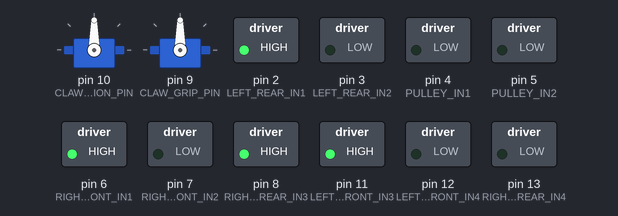
Bench run of a sketch on a simulated Arduino Uno, built with avr-gcc and run on an emulated ATmega328P. Parts: 2 × servo, switched loads named in the sketch (green lamp = pin HIGH). What the sketch prints to the serial monitor is not drawn.

Above: at 0.1 s.
Timing chart, 0 to 1.6 s (numbered marks = the images above):
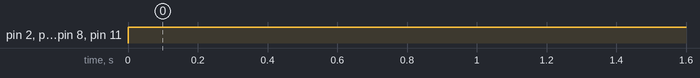

The sketch:

completed.cpp.ino
```cpp
#include <Servo.h>

//==================================
// Definición de pines
//==================================

// Puente H Izquierdo (para ruedas del lado izquierdo)
// Rueda izquierda trasera:
const bool DEBUG = true;

const int LEFT_REAR_IN1 = 2;
const int LEFT_REAR_IN2 = 3;
// Rueda izquierda frontal:
const int LEFT_FRONT_IN3 = 11;
const int LEFT_FRONT_IN4 = 12;

// Puente H del Medio (para sistema de polea/elevador)
const int PULLEY_IN1 = 4;
const int PULLEY_IN2 = 5;

// Puente H Derecho (para ruedas del lado derecho)
// Rueda derecha frontal:
const int RIGHT_FRONT_IN1 = 6;
const int RIGHT_FRONT_IN2 = 7;
// Rueda derecha trasera:
const int RIGHT_REAR_IN3 = 8;
const int RIGHT_REAR_IN4 = 13;

// Servos normales (garra)
const int CLAW_ROTATION_PIN = 10;  // Rota la garra (arriba/abajo)
const int CLAW_GRIP_PIN = 9;       // Abre o cierra la garra

//==================================
// Objetos Servo
//==================================
Servo clawRotation; // Servo para rotar la garra
Servo clawGrip;     // Servo para abrir/cerrar la garra

//==================================
// Enumeración para direcciones
//==================================
enum Direction { STOP, FORWARD, BACKWARD };

//==================================
// Funciones para controlar cada rueda individualmente
//==================================

void setLeftRear(Direction d) {
  switch(d) {
    case FORWARD:
      digitalWrite(LEFT_REAR_IN1, HIGH);
      digitalWrite(LEFT_REAR_IN2, LOW);
      break;
    case BACKWARD:
      digitalWrite(LEFT_REAR_IN1, LOW);
      digitalWrite(LEFT_REAR_IN2, HIGH);
      break;
    case STOP:
    default:
      digitalWrite(LEFT_REAR_IN1, LOW);
      digitalWrite(LEFT_REAR_IN2, LOW);
      break;
  }
}

void setLeftFront(Direction d) {
  switch(d) {
    case FORWARD:
      digitalWrite(LEFT_FRONT_IN3, HIGH);
      digitalWrite(LEFT_FRONT_IN4, LOW);
      break;
    case BACKWARD:
      digitalWrite(LEFT_FRONT_IN3, LOW);
      digitalWrite(LEFT_FRONT_IN4, HIGH);
      break;
    case STOP:
    default:
      digitalWrite(LEFT_FRONT_IN3, LOW);
      digitalWrite(LEFT_FRONT_IN4, LOW);
      break;
  }
}

void setRightFront(Direction d) {
  switch(d) {
    case FORWARD:
      digitalWrite(RIGHT_FRONT_IN1, HIGH);
      digitalWrite(RIGHT_FRONT_IN2, LOW);
      break;
    case BACKWARD:
      digitalWrite(RIGHT_FRONT_IN1, LOW);
      digitalWrite(RIGHT_FRONT_IN2, HIGH);
      break;
    case STOP:
    default:
      digitalWrite(RIGHT_FRONT_IN1, LOW);
      digitalWrite(RIGHT_FRONT_IN2, LOW);
      break;
  }
}

void setRightRear(Direction d) {
  switch(d) {
    case FORWARD:
      digitalWrite(RIGHT_REAR_IN3, HIGH);
      digitalWrite(RIGHT_REAR_IN4, LOW);
      break;
    case BACKWARD:
      digitalWrite(RIGHT_REAR_IN3, LOW);
      digitalWrite(RIGHT_REAR_IN4, HIGH);
      break;
    case STOP:
    default:
      digitalWrite(RIGHT_REAR_IN3, LOW);
      digitalWrite(RIGHT_REAR_IN4, LOW);
      break;
  }
}

//==================================
// Funciones para el sistema de polea/elevador
//==================================
void setPulley(Direction d) {
  switch(d) {
    case FORWARD:  // Subir
      digitalWrite(PULLEY_IN1, HIGH);
      digitalWrite(PULLEY_IN2, LOW);
      break;
    case BACKWARD: // Bajar
      digitalWrite(PULLEY_IN1, LOW);
      digitalWrite(PULLEY_IN2, HIGH);
      break;
    case STOP:
    default:
      digitalWrite(PULLEY_IN1, LOW);
      digitalWrite(PULLEY_IN2, LOW);
      break;
  }
}

//==================================
// Funciones de movimientos del robot (combinación de ruedas)
//==================================

// Movimiento en "frente": todas las ruedas hacia adelante
void moveForward() {
  setLeftFront(FORWARD);
  setLeftRear(FORWARD);
  setRightFront(FORWARD);
  setRightRear(FORWARD);
}

// Movimiento en "atrás": todas las ruedas hacia atrás
void moveBackward() {
  setLeftFront(BACKWARD);
  setLeftRear(BACKWARD);
  setRightFront(BACKWARD);
  setRightRear(BACKWARD);
}

// Movimiento lateral "izquierda" (strafe left):
// Según especificaciones para moverse a la izquierda:
// - Rueda derecha frontal (wheel 1): FORWARD (arriba)
// - Rueda derecha trasera (wheel 2): BACKWARD (atrás)
// - Rueda izquierda frontal (wheel 3): BACKWARD (atrás)
// - Rueda izquierda trasera (wheel 4): FORWARD (arriba)
void moveLeft() {
  setRightFront(FORWARD);   // Wheel 1
  setRightRear(BACKWARD);   // Wheel 2
  setLeftFront(BACKWARD);   // Wheel 3
  setLeftRear(FORWARD);     // Wheel 4
}

// Movimiento lateral "derecha" (strafe right):
// Para moverse a la derecha:
// - Rueda derecha frontal (wheel 1): BACKWARD (atrás)
// - Rueda derecha trasera (wheel 2): FORWARD (arriba)
// - Rueda izquierda frontal (wheel 3): FORWARD (arriba)
// - Rueda izquierda trasera (wheel 4): BACKWARD (atrás)
void moveRight() {
  setRightFront(BACKWARD);  // Wheel 1
  setRightRear(FORWARD);    // Wheel 2
  setLeftFront(FORWARD);    // Wheel 3
  setLeftRear(BACKWARD);    // Wheel 4
}

// Rotación: Vuelta izquierda (rotate left)
// Comúnmente se hace: ruedas izquierdas hacia atrás y ruedas derechas hacia adelante.
void rotateLeft() {
  setLeftFront(BACKWARD);
  setLeftRear(BACKWARD);
  setRightFront(FORWARD);
  setRightRear(FORWARD);
}

// Rotación: Vuelta derecha (rotate right)
// Ruedas izquierdas hacia adelante y ruedas derechas hacia atrás.
void rotateRight() {
  setLeftFront(FORWARD);
  setLeftRear(FORWARD);
  setRightFront(BACKWARD);
  setRightRear(BACKWARD);
}

// Detener todas las ruedas
void stopWheels() {
  setLeftFront(STOP);
  setLeftRear(STOP);
  setRightFront(STOP);
  setRightRear(STOP);
}

//==================================
// Funciones para servos de la garra
//==================================
void clawOpen() {
  // 0 = garra abierta
  clawGrip.write(0);
}

void clawClose() {
  // 180 = garra cerrada
  clawGrip.write(180);
}

void setClawRotation(int angle) {
  // Rota la garra; se espera ángulo entre 0 y 180
  clawRotation.write(angle);
}

//==================================
// Configuración inicial
//==================================
void setup() {
  // Configurar pines del Puente H Izquierdo:
  pinMode(LEFT_REAR_IN1, OUTPUT);
  pinMode(LEFT_REAR_IN2, OUTPUT);
  pinMode(LEFT_FRONT_IN3, OUTPUT);
  pinMode(LEFT_FRONT_IN4, OUTPUT);

  // Configurar pines del Puente H del Medio (polea):
  pinMode(PULLEY_IN1, OUTPUT);
  pinMode(PULLEY_IN2, OUTPUT);

  // Configurar pines del Puente H Derecho:
  pinMode(RIGHT_FRONT_IN1, OUTPUT);
  pinMode(RIGHT_FRONT_IN2, OUTPUT);
  pinMode(RIGHT_REAR_IN3, OUTPUT);
  pinMode(RIGHT_REAR_IN4, OUTPUT);

  // Inicializar comunicación serial para el módulo Bluetooth
  Serial.begin(9600);

  // Inicializar servos de la garra:
  clawRotation.attach(CLAW_ROTATION_PIN);
  clawGrip.attach(CLAW_GRIP_PIN);

  // Posiciones iniciales: detener motores y poner servos en posición neutra
  stopWheels();
  setPulley(STOP);
  clawRotation.write(90); // Centro para la rotación de la garra
  clawGrip.write(90);     // Posición intermedia (ajustar según calibración)

  // Todos los pines se usan en este diseño.
  Serial.println("Todos los pines están configurados y en uso.");
}

//==================================
// Bucle principal: procesamiento de comandos vía Bluetooth
//==================================
void loop() {

  if (DEBUG)
  {
    moveForward();
  }
  else
  {
    if (Serial.available() > 0) {
      char command = Serial.read();
      switch(command) {
        // Movimientos de ruedas:
        case 'W': moveForward(); break;    // Avanzar
        case 'S': moveBackward(); break;   // Retroceder
        case 'A': moveLeft(); break;       // Mover lateral izquierda (strafe left)\n
        case 'D': moveRight(); break;      // Mover lateral derecha (strafe right)\n
        case 'Q': rotateLeft(); break;     // Rotar a la izquierda\n
        case 'E': rotateRight(); break;    // Rotar a la derecha\n
        case 'X': stopWheels(); break;     // Detener ruedas\n      \n
        // Sistema de polea/elevador:\n
        case 'U': setPulley(FORWARD); break;  // Subir elevador\n
        case 'J': setPulley(BACKWARD); break; // Bajar elevador\n
        case 'P': setPulley(STOP); break;      // Detener elevador\n      \n
        // Servos de la garra:\n
        case 'O': clawOpen(); break;       // Abrir garra\n
        case 'C': clawClose(); break;      // Cerrar garra\n
        // Comandos adicionales pueden agregarse si es necesario\n
        default: break;
      }
    }
  }
}
```

Measured:
- by itself, pin 2 (LEFT_REAR_IN1), pin 6 (RIGHT_FRONT_IN1), pin 8 (RIGHT_REAR_IN3), pin 11 (LEFT_FRONT_IN3): LOW → HIGH at 0.00 s
